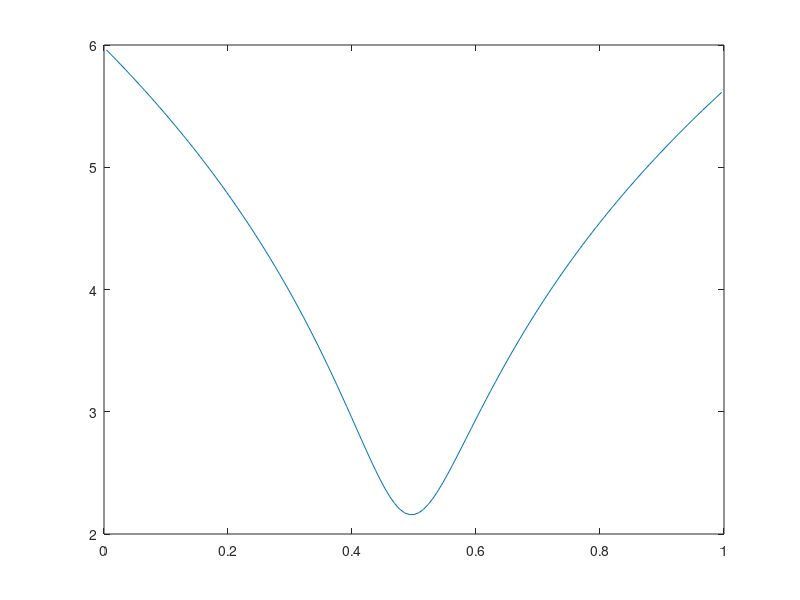

Write the MATLAB code that produced this figure.
% Bussing thesis - Chapter 6 - Non-Reacting flow plots
% Essentially euler equations (2.39) with no reaction source

close all;
clear;
clc;
%% Properties - Table 6-1
p_inf               = 6.6e4;            % Pa
T_inf               = 1200;             % K
M_inf               = 6;              % Mach number
gamma               = 1.4;
R                   = 8.314;
u_inf               = M_inf*sqrt(gamma*(R/0.032)*T_inf);
rho_inf             = p_inf/((R/0.032)*T_inf);
cp_O2               = 1000;             % J/kgK
cp_O                = 718;              % J/kgK
cv_O2               = cp_O2/gamma;
cv_O                = cp_O/gamma;
L                   = 0.213;            % m
n_grid              = 129;              
CFL                 = 0.9;
 
%% Pre processing
% Grid
x = linspace(0,L,n_grid+1);
x = (x(2:end)+x(1:end-1))/2;
dx = x(2) - x(1);
% Area distribution
Amax = 1;
Amin = 0.0325;
%A = @(x) Amin + (Amax - Amin)*(1 - sin(pi*x/L));
A = @(x) (4*(Amax-Amin)*(x/L).*(x/L) - 4*(Amax-Amin)*(x/L) + Amax);
% % Figure 6-1
% figure();
% hold on;
% grid on;
% grid minor;
% xlabel('x/L');
% ylabel('A');
% plot(x/L,A,'Linewidth',2);
% set(gcf,'color','w');
% set(gca,'FontSize',20);


% Define the initial conditions - non-dimensional
u = u_inf*ones(1,n_grid);
T = T_inf*ones(1,n_grid);
p = p_inf*ones(1,n_grid);
rho = rho_inf*ones(1,n_grid);

% Lets do this explicitly till steady state
diff = 1;
t = 0;
while (diff > 1e-5)
    % Guess a value of dt based on intial velocity
    dt = min((CFL*dx/max(u)),100);
    t = t + dt;
    T = T - T_inf;
    dFdx = zeros(3,n_grid);
    
    dFdx(1,2:end-1) = (rho(2:end-1).*u(2:end-1).*A(0.5*(x(2:end-1)+x(3:end))) - ...
                      rho(1:end-2).*u(1:end-2).*A(0.5*(x(2:end-1)+x(1:end-2))))/dx;
    dFdx(1,1) = (rho(1)*u(1)*A((x(1)+x(2))*0.5) - rho_inf*u_inf*A(0))/dx;
    dFdx(1,end) = (rho(end)*u(end)*A(L) - rho(end-1)*u(end-1)*A((x(end)+x(end-1))*0.5))/dx;
    
    dFdx(2,2:end-1) = ((rho(2:end-1).*u(2:end-1).*u(2:end-1) + p(2:end-1)).*A(0.5*(x(2:end-1)+x(3:end))) - ...
                      (rho(1:end-2).*u(1:end-2).*u(1:end-2) + p(1:end-2)).*A(0.5*(x(2:end-1)+x(1:end-2))))/dx;
    dFdx(2,1) = ((rho(1)*u(1)*u(1) + p(1))*A(0.5*(x(1)+x(2))) - (rho_inf*u_inf*u_inf + p_inf)*A(0))/dx;
    dFdx(2,end) = ((rho(end)*u(end)*u(end) + p(end))*A(L) - (rho(end-1)*u(end-1)*u(end-1) + p(end-1))*A(0.5*(x(end)+x(end-1))))/dx;
    
    dFdx(3,2:end-1) = (rho(2:end-1).*u(2:end-1).*(cv_O2*T(2:end-1)+0.5*u(2:end-1).*u(2:end-1)).*A(0.5*(x(2:end-1)+x(3:end))) - ...
                      rho(1:end-2).*u(1:end-2).*(cv_O2*T(1:end-2)+0.5*u(1:end-2).*u(1:end-2)).*A(0.5*(x(2:end-1)+x(1:end-2))))/dx;
    dFdx(3,1) = (rho(1)*u(1)*(cv_O2*T(1)+0.5*u(1)*u(1))*A(0.5*(x(1)+x(2))) - rho_inf*u_inf*(cv_O2*(T_inf-T_inf)+0.5*u_inf*u_inf)*A(0))/dx;
    dFdx(3,end) = (rho(end)*u(end)*(cv_O2*T(end)+0.5*u(end)*u(end))*A(L) - rho(end-1)*u(end-1)*(cv_O2*T(end-1)+0.5*u(end-1)*u(end-1))*A(0.5*(x(end)+x(end-1))))/dx;
    
    dFdx(3,2:end-1) = dFdx(3,2:end-1) + (p(2:end-1).*u(2:end-1).*A(0.5*(x(2:end-1)+x(3:end)))-...
                      p(1:end-2).*u(1:end-2).*A(0.5*(x(2:end-1)+x(1:end-2))))/dx;
    dFdx(3,1) = dFdx(3,1) + (p(1)*u(1)*A(0.5*(x(1)+x(2))) - p_inf*u_inf*A(0))/dx;
    dFdx(3,end) = dFdx(3,end) + (p(end)*u(end)*A(L) - p(end-1)*u(end-1)*A(0.5*(x(end)+x(end-1))))/dx;
    
    % Put the momentum source in dFdx
    dFdx(2,2:end-1) = dFdx(2,2:end-1)-p(2:end-1).*(A(0.5*(x(2:end-1)+x(3:end)))-A(0.5*(x(2:end-1)+x(1:end-2))))/dx;
    dFdx(2,1) = dFdx(2,1)-p(1)*(A(0.5*(x(2)+x(1)))-A(0))/dx;
    dFdx(2,end) = dFdx(2,end)-p(end)*(A(L)-A(0.5*(x(end)+x(end-1))))/dx;
    
    H = zeros(3,n_grid);
%     H(2,2:end-1) = -p(2:end-1).*((A(0.5*(x(2:end-1)+x(3:end)))-A(0.5*(x(2:end-1)+x(1:end-2))))/dx);
%     H(2,1) = -p(1)*((A(x(1))-A(0))/(dx/2));
%     H(2,end) = -p(end)*((A(L)-A(x(end)))/(dx/2));
    

    Uold = zeros(3,n_grid);
    Uold(1,:) = rho.*A(x);
    Uold(2,:) = rho.*u.*A(x);
    Uold(3,:) = rho.*A(x).*(cv_O2*T + 0.5*u.*u);
    
    % Pure explicit
    
    Unew = Uold - dt*(dFdx + H);
    rho = Unew(1,:)./A(x);
    u = Unew(2,:)./(rho.*A(x));
    T = (Unew(3,:)./(rho.*A(x)) - 0.5*u.*u)/cv_O2;
    T = T + T_inf;
    
    
    
    temp = ((rho).*(T).*(R/0.032));
   
    diff = norm(p-temp);
    
    disp(diff);
    
    p = temp;
    M = u./sqrt(gamma*(R/0.032)*T);
    
    plot(x/L,M);
    pause(0.000001);
end









 